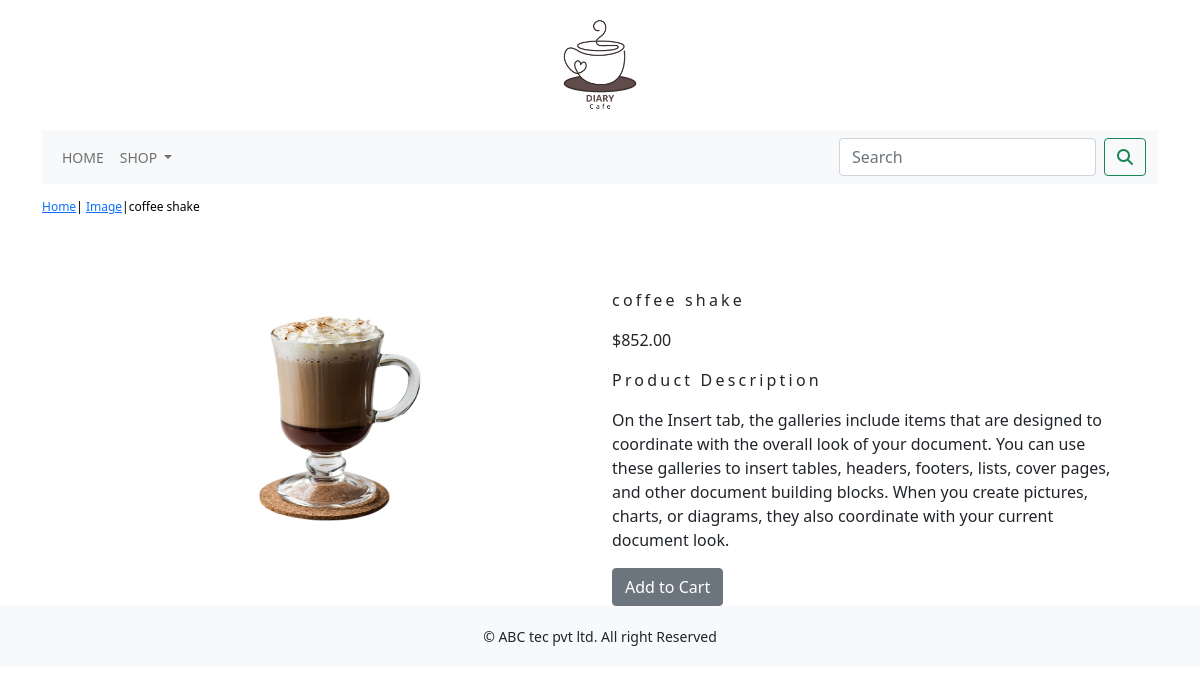
The app's page /shop/image/coffee-shake/ with its own data.
### shop/models.py (models this page shows, shortened)
class Product(models.Model):
    name=models.CharField(max_length=250,unique=True)
    slug=models.SlugField(max_length=250,unique=True)
    description=models.TextField(blank=True)
    price=models.DecimalField(max_digits=10,decimal_places=2)
    category=models.ForeignKey(Category,on_delete=models.CASCADE)
    image = models.ImageField(upload_to='product', blank=True)
    stock=models.IntegerField()
    available=models.BooleanField(default=True)
    created=models.DateTimeField(auto_now_add=True)
    updated=models.DateTimeField(auto_now=True)

class Category(models.Model):
    name=models.CharField(max_length=250,unique=True)
    slug=models.SlugField(max_length=250,unique=True)
    description=models.TextField(blank=True)
    image = models.ImageField(upload_to='category',blank=True)
    class Meta:
        ordering=('name',)
        verbose_name='category'
        verbose_name_plural='categories'
    def get_url(self):
        return reverse('shop:products_by_category',args=[self.slug])
    def __str__(self):
        return '{}'.format(self.name)

### shop/views.py (the view)
# urls.py: path('<slug:c_slug>/<slug:product_slug>/', views.proDetail, name='prodCatdetail')
def proDetail(request,c_slug,product_slug):
    try:
        product=Product.objects.get(category__slug=c_slug,slug=product_slug)
    except Exception as e:
        raise e
    return render(request,'product.html',{'product':product})

### cart/context_processors.py (called while the page is built)
def counter(request):
    item_count=0
    if 'admin' in request.path:
        return {}
    else:
        try:
            cart=Cart.objects.filter(cart_id=cart_id(request))
            cart_items=CartItem.objects.all().filter(cart=cart[:1])
            for cart_item in cart_items:
                item_count += cart_item.quantity
        except cart.DoesNotExist:
            item_count=0
    return dict(item_count=item_count)

### cart/views.py (called while the page is built)
def cart_id(request):
    cart=request.session.session_key
    if not cart:
        cart=request.session.create()
    return cart

### shop/context_processors.py (called while the page is built)
def menu_links(request):
    links=Category.objects.all()
    return dict(links=links)

### template/product.html (shortened to what this page needs)
{% extends 'base.html' %}
{% load static %}
{% block content %}
<div class="my_prod_row_class">
    <div class="ms_auto">
        <p><a href="{% url 'shop:allProdCat' %}">Home</a>| <a href="{{product.category.get_url}}">{{product.category}}</a>|{{product.name}}</p>
    </div>
</div>
<div class="container">
<br>
<div class="row">
    <div class="col-12 col-sm-12 col-md-12 col-lg-6 text-center">
        <div style="min-width:18rem">
            <img src="{{product.image.url}}" alt="{{product.name}}"width="300px"height="250px">
        </div>
    </div>
       <div class="col-12 col-sm-12 col-md-12 col-lg-6">
           <div>
           <h1 class="my_prod_title">{{product.name}}</h1>
           <p>${{product.price}}</p>
           <p class="my_title">Product Description</p>
           <p class="text-justify my_prod_text">{{product.description}}</p>
           {% if product.stock <= 0 %}
           <p class="text-justify my_prod_text"><b>Out of stock</b></p>
           {% else %}
           <a class="btn btn-secondary" href="{% url 'cart:add_cart' product.id %}">Add to Cart</a>
           {% endif %}
    </div>
</div>
</div>
</div>
{% endblock %}

### static/css/custom.css (style rules this page uses)
.my_title { font-size:16px; text_transform:uppercase; letter-spacing:.2em; }
.my_prod_row_class { padding-top:14px; padding-bottom:20px; }
.my_prod_row_class .ms_auto { color:#000; font-size:12px; text-decoration:none; }
.my_prod_title { font-size:16px; text_transform:uppercase; letter-spacing:.2em; padding-top:15px; padding-bottom:10px; }
.my_prod_text { padding-right:20px; }

### records on screen
Product: category "Image", name "coffee shake", image (picture), price "852.00", description "On the Insert tab, the galleries include items that are designed to coordinate with the overall look of your document. You can use these galleries to insert tables, headers, footers, lists, cover pages, and other document building blocks. When you create pictures, charts, or diagrams, they also coordinate with your current document look."
